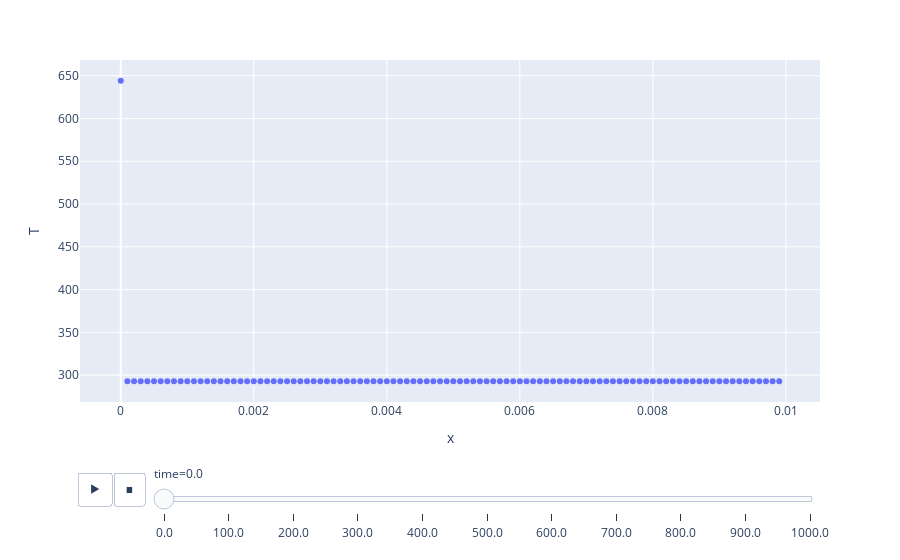

This figure's notebook cell:
### Code cell
px.scatter(df, x='x', y='T', animation_frame='time')

### Figure 1 — Plotly figure (JSON) as saved in the notebook; plotly's stock layout.template omitted (floating-point values rounded to 4 significant figures)
{"data": [{"hoverlabel": {"namelength": 0}, "hovertemplate": "time=0.0<br>x=%{x}<br>T=%{y}", "legendgroup": "", "marker": {"color": "#636efa", "symbol": "circle"}, "mode": "markers", "name": "", "showlegend": false, "type": "scatter", "x": [0, 0.0001, 0.0002, 0.0003, 0.0004, 0.0005, 0.0006, 0.0007, 0.0008, 0.0009, 0.001, 0.0011, 0.0012, 0.0013, 0.0014, 0.0015, 0.0016, 0.0017, 0.0018, 0.0019, 0.002, 0.0021, 0.0022, 0.0023, 0.0024, 0.0025, 0.0026, 0.0027, 0.0028, 0.0029, 0.003, 0.0031, 0.0032, 0.0033, 0.0034, 0.0035, 0.0036, 0.0037, 0.0038, 0.0039, 0.004, 0.0041, 0.0042, 0.0043, 0.0044, 0.0045, 0.0046, 0.0047, 0.0048, 0.0049, 0.005, 0.0051, 0.0052, 0.0053, 0.0054, 0.0055, 0.0056, 0.0057, 0.0058, 0.0059, 0.006, 0.0061, 0.0062, 0.0063, 0.0064, 0.0065, 0.0066, 0.0067, 0.0068, 0.0069, 0.007, 0.0071, 0.0072, 0.0073, 0.0074, 0.0075, 0.0076, 0.0077, 0.0078, 0.0079, 0.008, 0.0081, 0.0082, 0.0083, 0.0084, 0.0085, 0.0086, 0.0087, 0.0088, 0.0089, 0.009, 0.0091, 0.0092, 0.0093, 0.0094, 0.0095, 0.0096, 0.0097, 0.0098, 0.0099], "xaxis": "x", "y": [644, 293, 293, 293, 293, 293, 293, 293, 293, 293, 293, 293, 293, 293, 293, 293, 293, 293, 293, 293, 293, 293, 293, 293, 293, 293, 293, 293, 293, 293, 293, 293, 293, 293, 293, 293, 293, 293, 293, 293, 293, 293, 293, 293, 293, 293, 293, 293, 293, 293, 293, 293, 293, 293, 293, 293, 293, 293, 293, 293, 293, 293, 293, 293, 293, 293, 293, 293, 293, 293, 293, 293, 293, 293, 293, 293, 293, 293, 293, 293, 293, 293, 293, 293, 293, 293, 293, 293, 293, 293, 293, 293, 293, 293, 293, 293, 293, 293, 293, 293], "yaxis": "y"}], "layout": {"legend": {"tracegroupgap": 0}, "margin": {"t": 60}, "sliders": [{"active": 0, "currentvalue": {"prefix": "time="}, "len": 0.9, "pad": {"b": 10, "t": 60}, "steps": [{"args": [["0.0"], {"frame": {"duration": 0, "redraw": false}, "fromcurrent": true, "mode": "immediate", "transition": {"duration": 0, "easing": "linear"}}], "label": "0.0", "method": "animate"}, {"args": [["100.0"], {"frame": {"duration": 0, "redraw": false}, "fromcurrent": true, "mode": "immediate", "transition": {"duration": 0, "easing": "linear"}}], "label": "100.0", "method": "animate"}, {"args": [["200.0"], {"frame": {"duration": 0, "redraw": false}, "fromcurrent": true, "mode": "immediate", "transition": {"duration": 0, "easing": "linear"}}], "label": "200.0", "method": "animate"}, {"args": [["300.0"], {"frame": {"duration": 0, "redraw": false}, "fromcurrent": true, "mode": "immediate", "transition": {"duration": 0, "easing": "linear"}}], "label": "300.0", "method": "animate"}, {"args": [["400.0"], {"frame": {"duration": 0, "redraw": false}, "fromcurrent": true, "mode": "immediate", "transition": {"duration": 0, "easing": "linear"}}], "label": "400.0", "method": "animate"}, {"args": [["500.0"], {"frame": {"duration": 0, "redraw": false}, "fromcurrent": true, "mode": "immediate", "transition": {"duration": 0, "easing": "linear"}}], "label": "500.0", "method": "animate"}, {"args": [["600.0"], {"frame": {"duration": 0, "redraw": false}, "fromcurrent": true, "mode": "immediate", "transition": {"duration": 0, "easing": "linear"}}], "label": "600.0", "method": "animate"}, {"args": [["700.0"], {"frame": {"duration": 0, "redraw": false}, "fromcurrent": true, "mode": "immediate", "transition": {"duration": 0, "easing": "linear"}}], "label": "700.0", "method": "animate"}, {"args": [["800.0"], {"frame": {"duration": 0, "redraw": false}, "fromcurrent": true, "mode": "immediate", "transition": {"duration": 0, "easing": "linear"}}], "label": "800.0", "method": "animate"}, {"args": [["900.0"], {"frame": {"duration": 0, "redraw": false}, "fromcurrent": true, "mode": "immediate", "transition": {"duration": 0, "easing": "linear"}}], "label": "900.0", "method": "animate"}, {"args": [["1000.0"], {"frame": {"duration": 0, "redraw": false}, "fromcurrent": true, "mode": "immediate", "transition": {"duration": 0, "easing": "linear"}}], "label": "1000.0", "method": "animate"}], "x": 0.1, "xanchor": "left", "y": 0, "yanchor": "top"}], "updatemenus": [{"buttons": [{"args": [null, {"frame": {"duration": 500, "redraw": false}, "fromcurrent": true, "mode": "immediate", "transition": {"duration": 500, "easing": "linear"}}], "label": "&#9654;", "method": "animate"}, {"args": [[null], {"frame": {"duration": 0, "redraw": false}, "fromcurrent": true, "mode": "immediate", "transition": {"duration": 0, "easing": "linear"}}], "label": "&#9724;", "method": "animate"}], "direction": "left", "pad": {"r": 10, "t": 70}, "showactive": false, "type": "buttons", "x": 0.1, "xanchor": "right", "y": 0, "yanchor": "top"}], "xaxis": {"anchor": "y", "domain": [0, 1], "title": {"text": "x"}}, "yaxis": {"anchor": "x", "domain": [0, 1], "title": {"text": "T"}}}}
